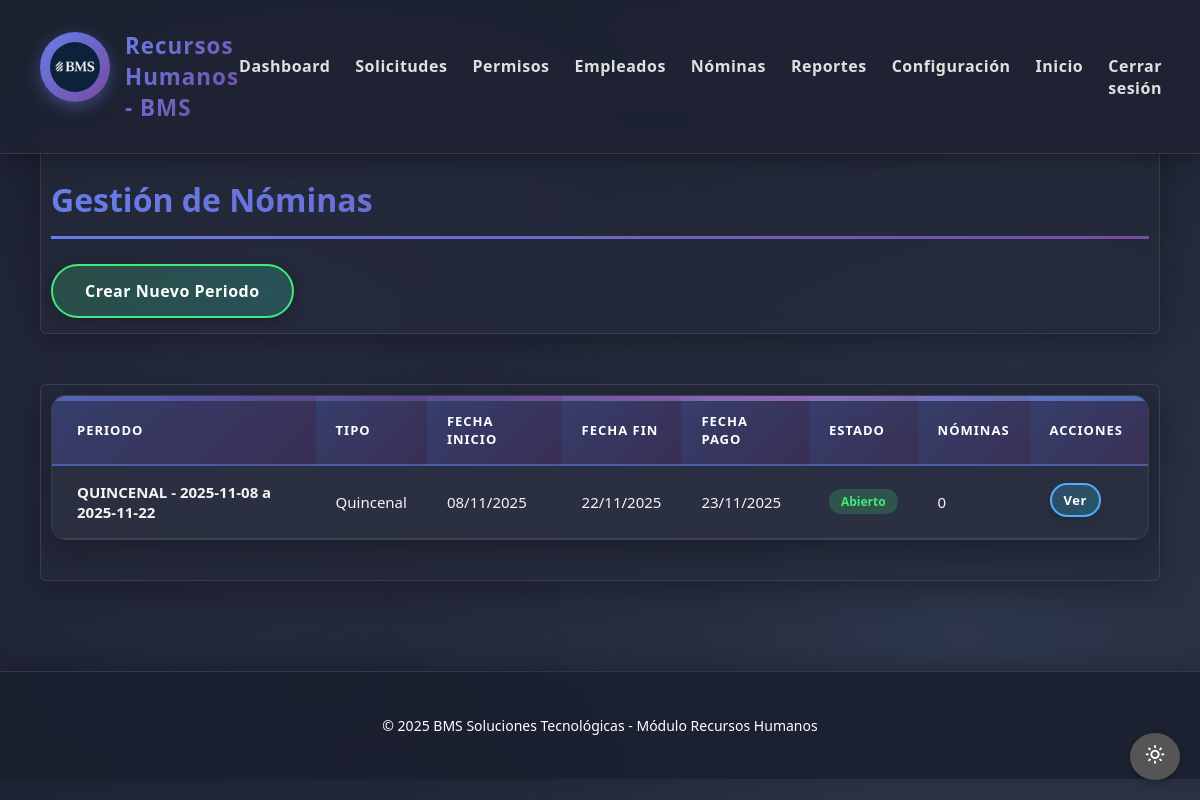
Page /rrhh/nominas/ (signed in) on the earlier database version.
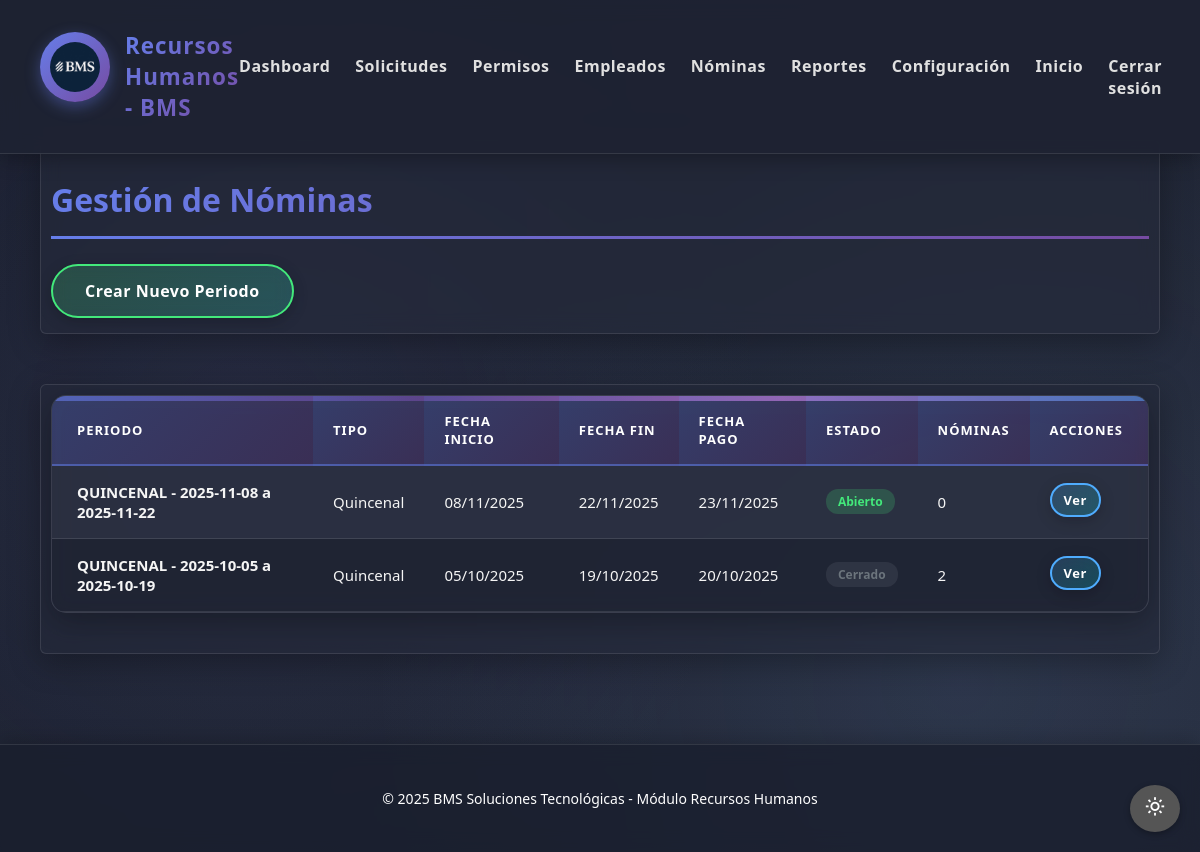
Same page on the later database version.
### core2/models.py (models this page shows)
class PeriodoNomina(models.Model):
    TIPO_PERIODO = [
        ('QUINCENAL', 'Quincenal'),
        ('MENSUAL', 'Mensual'),
    ]
    tipo = models.CharField(max_length=20, choices=TIPO_PERIODO, default='QUINCENAL')
    fecha_inicio = models.DateField()
    fecha_fin = models.DateField()
    fecha_pago = models.DateField()
    cerrado = models.BooleanField(default=False)
    class Meta:
        ordering = ['-fecha_inicio']
    def __str__(self):
        return f"{self.tipo} - {self.fecha_inicio} a {self.fecha_fin}"

### core3/views.py (the view)
# urls.py: path('nominas/', views.lista_nominas_rrhh, name='lista_nominas_rrhh'),
@login_required
@user_passes_test(es_rrhh)
def lista_nominas_rrhh(request):
    periodos = PeriodoNomina.objects.all().order_by('-fecha_inicio')
    context = {'periodos': periodos}
    return render(request, 'core3/nominas/lista_periodos.html', context)

### core3/views.py (called while the page is built)
def es_rrhh(user):
    return user.is_staff or user.is_superuser

### core3/templates/core3/nominas/lista_periodos.html (shortened to what this page needs)
{% extends 'core3/base_rrhh.html' %}
{% block content %}
<main class="main-content">
    <section class="seccion">
        <h2>Gestión de Nóminas</h2>
        <a href="{% url 'crear_periodo_nomina' %}" class="button green">Crear Nuevo Periodo</a>
    </section>
    <section class="seccion">
        {% if periodos %}
        <table class="table table--striped">
            <tbody>
                <tr>
                    <th>Periodo</th>
                    <th>Tipo</th>
                    <th>Fecha Inicio</th>
                    <th>Fecha Fin</th>
                    <th>Fecha Pago</th>
                    <th>Estado</th>
                    <th>Nóminas</th>
                    <th>Acciones</th>
                </tr>
                {% for periodo in periodos %}
                <tr>
                    <td><strong>{{ periodo }}</strong></td>
                    <td>{{ periodo.get_tipo_display }}</td>
                    <td>{{ periodo.fecha_inicio|date:"d/m/Y" }}</td>
                    <td>{{ periodo.fecha_fin|date:"d/m/Y" }}</td>
                    <td>{{ periodo.fecha_pago|date:"d/m/Y" }}</td>
                    <td>
                        {% if periodo.cerrado %}
                            <span class="badge badge-secondary">Cerrado</span>
                        {% else %}
                            <span class="badge badge-success">Abierto</span>
                        {% endif %}
                    </td>
                    <td>{{ periodo.nominas.count }}</td>
                    <td>
                        <a href="{% url 'detalle_periodo_nomina' periodo.id %}" class="button blue" style="padding: 6px 12px; font-size: 13px;">Ver</a>
                    </td>
                </tr>
                {% endfor %}
            </tbody>
        </table>
        {% else %}
        <p class="texto-centro">No hay periodos de nómina creados.</p>
        {% endif %}
    </section>
</main>
{% endblock %}

Differences in the rows shown:
added PeriodoNomina: tipo+fecha_inicio+fecha_fin "QUINCENAL - 2025-10-05 a 2025-10-19", tipo "Quincenal", fecha_inicio "05/10/2025", fecha_fin "19/10/2025", fecha_pago "20/10/2025", cerrado "Cerrado", nominas.count "2"
